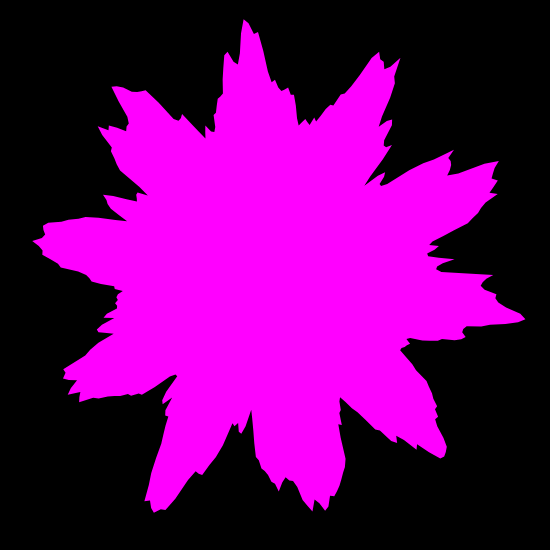
Frame 1 (no input)
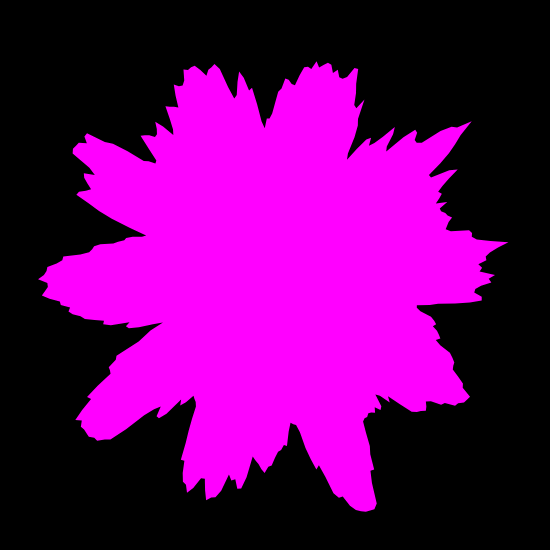
Frame 60 (no input)
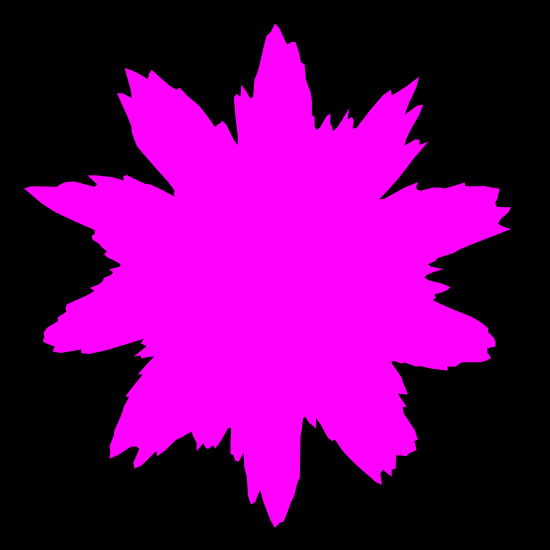
Frame 120 (the mouse pressed at the canvas centre since frame 60)

The p5.js sketch that drew these frames (run headless with seeded random() and noise() and a simulated clock; from frame 60 on, the mouse is pressed at the canvas centre):

// p5.js sketch
// ── sketch.js
function setup() {
  createCanvas(550, 550);
  background(0);
  angleMode(DEGREES);
}
/////////////////////////////////////////////////
function draw() {
  background(0);
  noStroke();
  fill(255, 0, 255);

  translate(width / 2, height / 2);

  //ADDITIVE SYNTHESIS IN A CIRCLE
  var radius = 150;
  beginShape();
  for (var theta = 0; theta < 360; theta += 1) {
    var wave1 = sin(theta * 10 + frameCount * 2) * 40; // your sine code here
    var wave2 = noise(theta * 0.2 + frameCount * 0.01) * 100; // your noise code here
    var r = radius + wave1 + wave2;
    var x = cos(theta) * r;
    var y = sin(theta) * r;
    vertex(x, y);
  }
  endShape(CLOSE);
}
